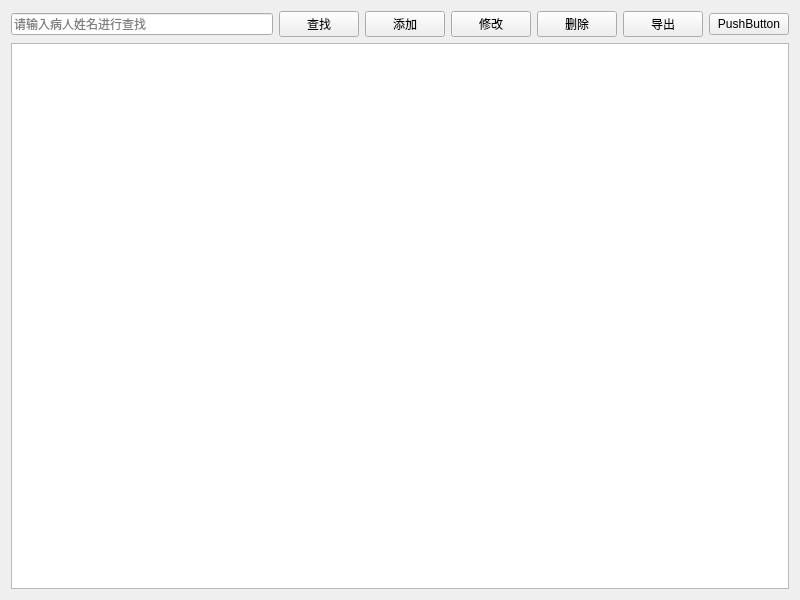
<?xml version="1.0" encoding="UTF-8"?>
<ui version="4.0">
 <class>AppointmentView</class>
 <widget class="QWidget" name="AppointmentView">
  <property name="geometry">
   <rect>
    <x>0</x>
    <y>0</y>
    <width>800</width>
    <height>600</height>
   </rect>
  </property>
  <property name="windowTitle">
   <string>就诊记录管理</string>
  </property>
  <layout class="QVBoxLayout" name="verticalLayout">
   <item>
    <layout class="QHBoxLayout" name="horizontalLayout">
     <item>
      <widget class="QLineEdit" name="txtSearch">
       <property name="placeholderText">
        <string>请输入病人姓名进行查找</string>
       </property>
      </widget>
     </item>
     <item>
      <widget class="QPushButton" name="btnSearch">
       <property name="text">
        <string>查找</string>
       </property>
      </widget>
     </item>
     <item>
      <widget class="QPushButton" name="btnAdd">
       <property name="text">
        <string>添加</string>
       </property>
      </widget>
     </item>
     <item>
      <widget class="QPushButton" name="btnEdit">
       <property name="text">
        <string>修改</string>
       </property>
      </widget>
     </item>
     <item>
      <widget class="QPushButton" name="btnDelete">
       <property name="text">
        <string>删除</string>
       </property>
      </widget>
     </item>
     <item>
      <widget class="QPushButton" name="btnExport">
       <property name="text">
        <string>导出</string>
       </property>
      </widget>
     </item>
     <item>
      <widget class="QPushButton" name="btnImport">
       <property name="text">
        <string>PushButton</string>
       </property>
      </widget>
     </item>
    </layout>
   </item>
   <item>
    <widget class="QTableView" name="tableView"/>
   </item>
  </layout>
 </widget>
 <resources/>
 <connections/>
</ui>
